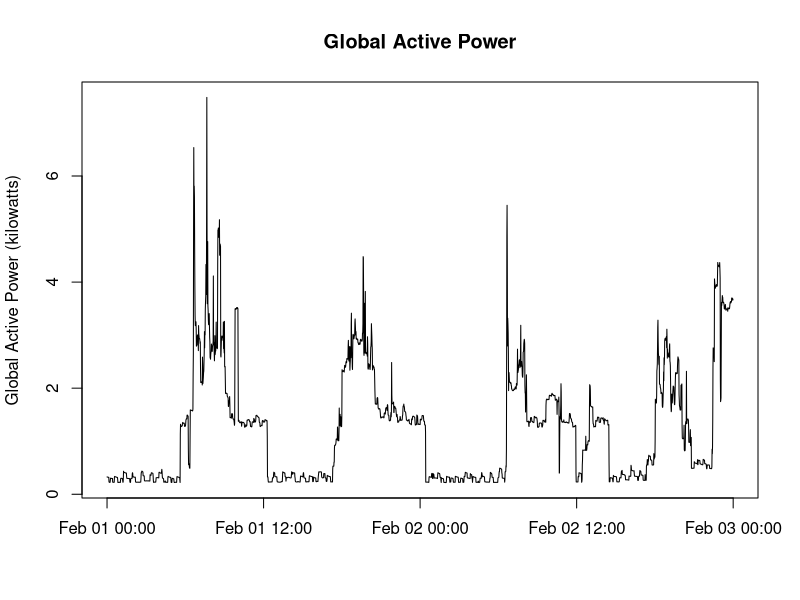

Recreate this plot in R.
# Code to load cleaned data
powerSubset <- read.table(file="powerSubset.txt", header=TRUE, sep=",", stringsAsFactors = F)
powerSubset$Date <- as.Date(powerSubset$Date, "%Y-%m-%d")
powerSubset$dateTime <- strptime(powerSubset$dateTime, "%Y-%m-%d %H:%M:%S")

# Code to generate and output plot
png(file="plot2.png", width=480, height=480)
with(powerSubset, plot(dateTime, Global_active_power, type="l", main="Global Active Power", ylab="Global Active Power (kilowatts)", xlab=""))
dev.off()